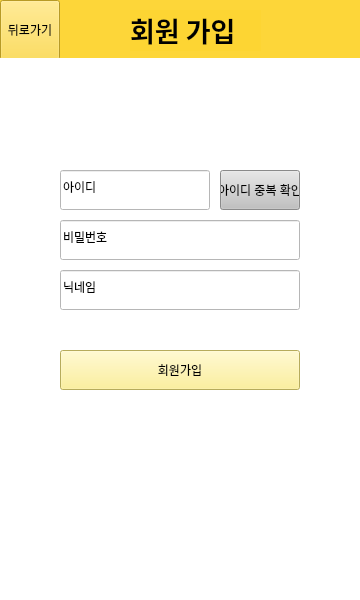
<?xml version="1.0" encoding="UTF-8"?>
<ui version="4.0">
 <class>registerPage</class>
 <widget class="QMainWindow" name="registerPage">
  <property name="geometry">
   <rect>
    <x>0</x>
    <y>0</y>
    <width>360</width>
    <height>600</height>
   </rect>
  </property>
  <property name="windowTitle">
   <string>MainWindow</string>
  </property>
  <property name="styleSheet">
   <string notr="true">background-color:rgb(255, 255, 255)
</string>
  </property>
  <widget class="QWidget" name="centralwidget">
   <widget class="QPushButton" name="userRegisterBtn">
    <property name="geometry">
     <rect>
      <x>60</x>
      <y>350</y>
      <width>240</width>
      <height>40</height>
     </rect>
    </property>
    <property name="styleSheet">
     <string notr="true">background-color:rgb(255, 240, 129)</string>
    </property>
    <property name="text">
     <string>회원가입</string>
    </property>
   </widget>
   <widget class="QLineEdit" name="id">
    <property name="geometry">
     <rect>
      <x>60</x>
      <y>170</y>
      <width>150</width>
      <height>40</height>
     </rect>
    </property>
    <property name="text">
     <string>아이디</string>
    </property>
   </widget>
   <widget class="QLineEdit" name="password">
    <property name="geometry">
     <rect>
      <x>60</x>
      <y>220</y>
      <width>240</width>
      <height>40</height>
     </rect>
    </property>
    <property name="text">
     <string>비밀번호</string>
    </property>
   </widget>
   <widget class="QWidget" name="menuBase" native="true">
    <property name="geometry">
     <rect>
      <x>0</x>
      <y>0</y>
      <width>360</width>
      <height>58</height>
     </rect>
    </property>
    <property name="styleSheet">
     <string notr="true">background-color:rgba(253, 213, 51, 0.97)</string>
    </property>
    <widget class="QLabel" name="titleName">
     <property name="geometry">
      <rect>
       <x>130</x>
       <y>10</y>
       <width>131</width>
       <height>41</height>
      </rect>
     </property>
     <property name="font">
      <font>
       <family>맑은 고딕</family>
       <pointsize>20</pointsize>
       <italic>false</italic>
       <bold>true</bold>
      </font>
     </property>
     <property name="styleSheet">
      <string notr="true">font: 700 20pt &quot;맑은 고딕&quot;;
</string>
     </property>
     <property name="text">
      <string>회원 가입</string>
     </property>
     <property name="alignment">
      <set>Qt::AlignmentFlag::AlignLeading|Qt::AlignmentFlag::AlignLeft|Qt::AlignmentFlag::AlignTop</set>
     </property>
    </widget>
    <widget class="QPushButton" name="backBtn">
     <property name="geometry">
      <rect>
       <x>0</x>
       <y>0</y>
       <width>60</width>
       <height>60</height>
      </rect>
     </property>
     <property name="text">
      <string>뒤로가기</string>
     </property>
    </widget>
   </widget>
   <widget class="QLineEdit" name="nicname">
    <property name="geometry">
     <rect>
      <x>60</x>
      <y>270</y>
      <width>240</width>
      <height>40</height>
     </rect>
    </property>
    <property name="text">
     <string>닉네임</string>
    </property>
   </widget>
   <widget class="QPushButton" name="checkIdBtn">
    <property name="geometry">
     <rect>
      <x>220</x>
      <y>170</y>
      <width>80</width>
      <height>40</height>
     </rect>
    </property>
    <property name="styleSheet">
     <string notr="true">background-color:rgb(193, 193, 193);
font: 7pt &quot;맑은 고딕&quot;;</string>
    </property>
    <property name="text">
     <string>아이디 중복 확인</string>
    </property>
    <property name="autoDefault">
     <bool>false</bool>
    </property>
    <property name="default">
     <bool>false</bool>
    </property>
    <property name="flat">
     <bool>false</bool>
    </property>
   </widget>
  </widget>
  <widget class="QMenuBar" name="menubar">
   <property name="geometry">
    <rect>
     <x>0</x>
     <y>0</y>
     <width>360</width>
     <height>33</height>
    </rect>
   </property>
  </widget>
  <widget class="QStatusBar" name="statusbar"/>
 </widget>
 <resources/>
 <connections/>
</ui>
